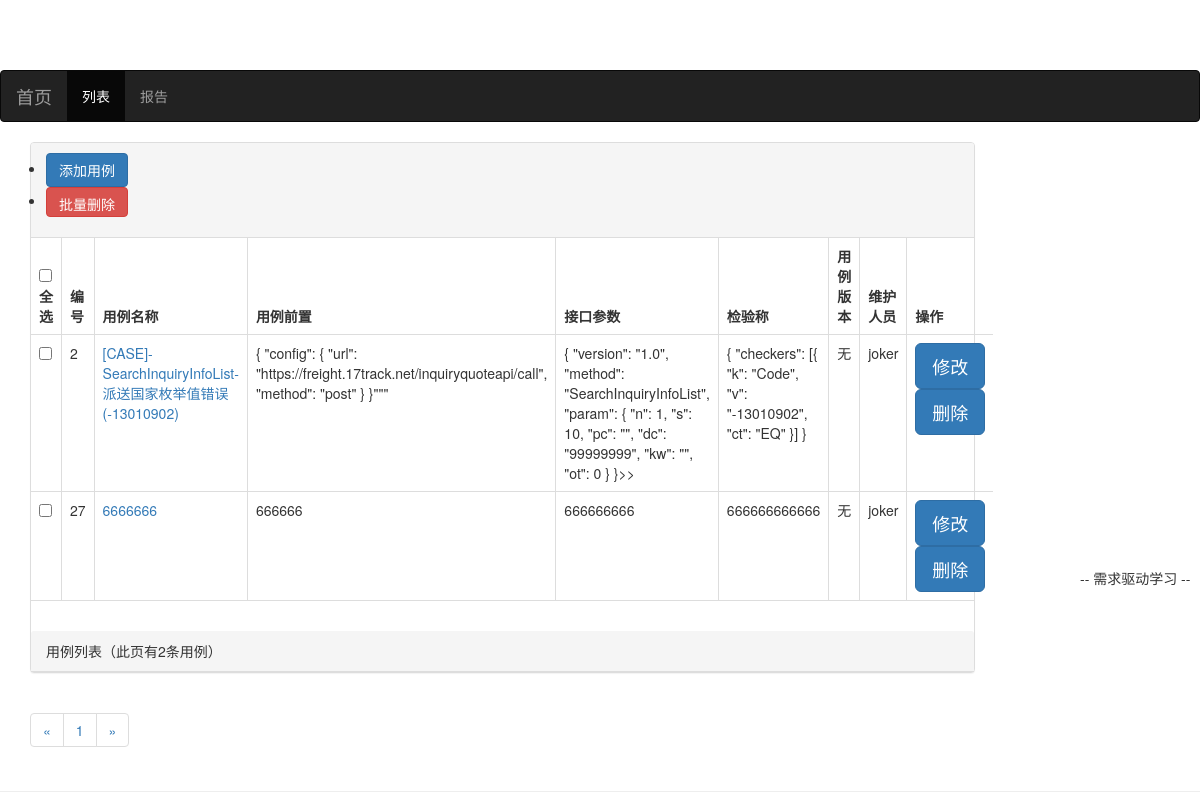
Before: /testcase/test_case_list/ with the older database file.
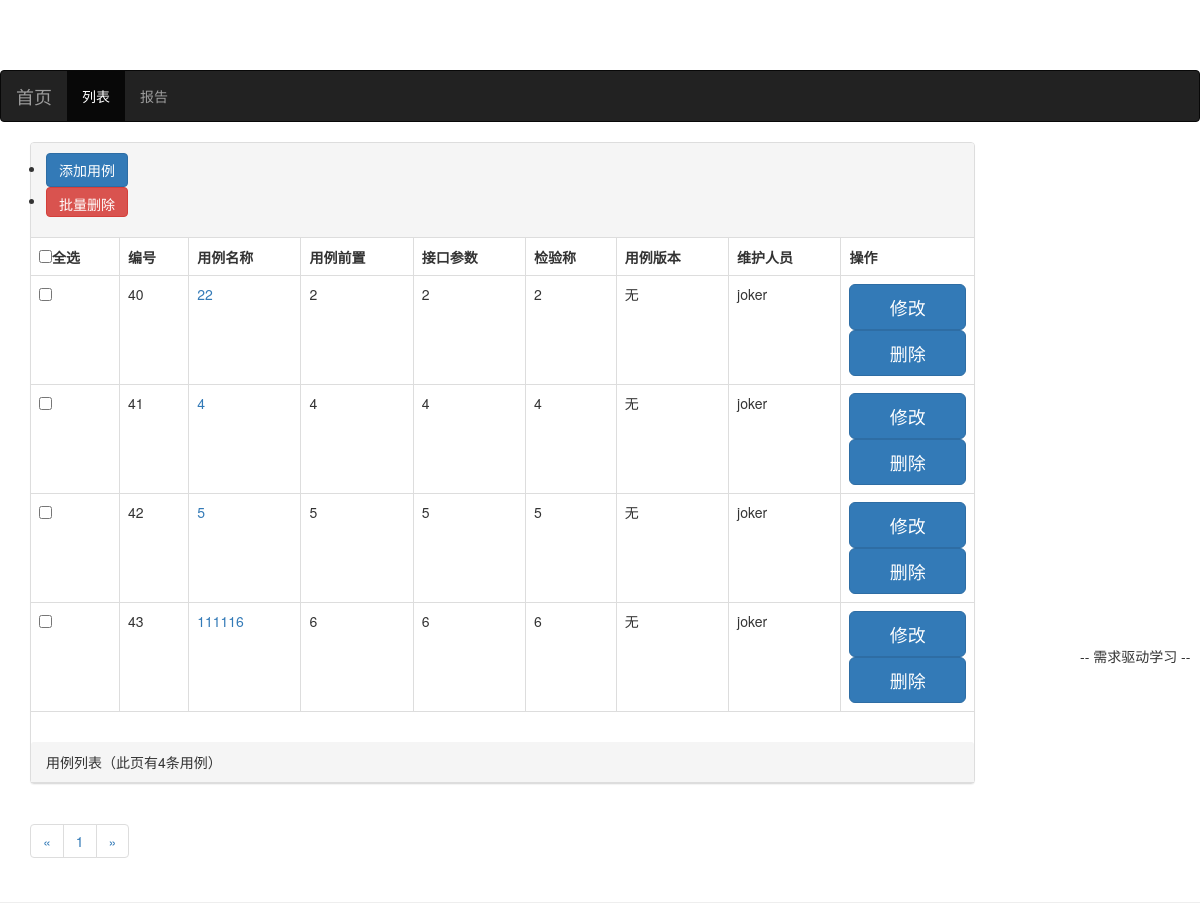
After: the same page with the newer database file.
### tpTest/models.py (models this page shows, shortened)
class TestCases(models.Model):
    TC_name = models.CharField(max_length=500, verbose_name='用例概述')
    TC_set_up = models.TextField(verbose_name='用例前置')
    TC_params = models.TextField(verbose_name='接口参数')
    TC_checks = models.TextField(verbose_name='检验')
    TC_next_step = models.CharField(
        max_length=200, null=True, blank=True, default='无', verbose_name='下一步参数')
    TC_project = models.CharField(
        max_length=50, null=True, blank=True, default='Seller', verbose_name='项目')
    TC_version = models.CharField(
        max_length=100, null=True, blank=True, verbose_name='用例版本')
    owner = models.ForeignKey(
        User, on_delete=models.DO_NOTHING, verbose_name='维护人员')
    created_time = models.DateTimeField(
        auto_now_add=True, verbose_name='创建时间')
    last_updated_time = models.DateTimeField(
        auto_now=True, verbose_name='最后修改时间')
    TC_remark = models.TextField(verbose_name='备注', default='无')
    class Meta:
        verbose_name = '用例概述'
        verbose_name_plural = verbose_name

### tpTest/views.py (the view)
# urls.py: path('test_case_list/', views.test_case_list, name='test_case_list'),
def test_case_list(request):
    test_case_all_list = TestCases.objects.all()
    paginator = Paginator(test_case_all_list, 5)
    page_num = request.GET.get('page', 1)
    page_of_test_cases = paginator.get_page(page_num)
    context = {}
    context['page_of_test_cases'] = page_of_test_cases
    return render(request, 'tpTest/test_case_list.html', context)

### templates/tpTest/test_case_list.html (shortened to what this page needs)
{% extends 'base.html' %}
{% load staticfiles %}
{% block header_extends %}
<link rel="stylesheet" href="{% static 'tpTest/test_case.css' %}">
{% endblock %}
{% block content %}
<div class="container">
    <div class="row">
        <div class="col-xs-12 col-sm-8 col-md-9 col-lg-10">
            <div class="panel panel-default">
                <div class="panel-heading">
                    <ul>
                        <li><a href="{% url 'add_form' %}"><button type="button"
                                    class="btn btn-primary">添加用例</button></a></li>
                        <li><a onclick="getValues()" class="btn btn-danger input-sm">批量删除</a></li>
                    </ul>
                </div>
                <table class="table table-bordered">
                    <thead>
                        <tr>
                            <th><input type="checkbox" id="select_all" onclick="selectAll()">全选</th>
                            <th>编号</th>
                            <th>用例名称</th>
                            <th>用例前置</th>
                            <th>接口参数</th>
                            <th>检验称</th>
                            <th>用例版本</th>
                            <th>维护人员</th>
                            <th>操作</th>
                        </tr>
                    </thead>
                    <tbody>
                        {% for test_case in page_of_test_cases %}
                        <tr>
                            <td><input type="checkbox" value="{{test_case.pk}}" name="check_box" onclick="selectOne()">
                            </td>
                            <td>
                                {{test_case.pk}}
                            </td>
                            <td>
                                <a href="{% url 'test_case_detail' test_case.pk %}">{{ test_case.TC_name }}</a> </td>
                            <td>
                                {{test_case.TC_set_up}}
                            </td>
                            <td>
                                {{test_case.TC_params}}
                            </td>
                            <td>
                                {{test_case.TC_checks}}
                            </td>
                            <td>
                                {{test_case.TC_version}}
                            </td>
                            <td>
                                {{test_case.owner}}
                            </td>
                            <td>
                                <form role="form" action="update_form/" method="POST">
                                    <button class="btn btn-lg btn-primary btn-block" type="submit">修改</button>
                                </form>
                                <form role="form" action="delete_action/" method="POST">
                                    <button class="btn btn-lg btn-primary btn-block" type="submit">删除</button>
                                </form>
                            </td>
                        </tr>
                        {% empty %}
                        <div class="test-case">
                            <h3>-- 暂无用例，请添加 --</h3>
                        </div>
                        {% endfor %}
                    </tbody>
                </table>
                <div class="panel-body">
                </div>
                <div class="panel-heading">用例列表（此页有{{ page_of_test_cases|length }}条用例）</div>
            </div>
            <div>
                <ul class="pagination">
                    <li>
                        {% if page_of_test_cases.has_previous %}
                        <a href="?page={{ page_of_test_cases.pageprevious_page_number }}" aria-label="Previous">
                            <span aria-hidden="true">&laquo;</span>
                        </a>
                        {% else %}
                        <span aria-hidden="true">&laquo;</span>
                        {% endif %}
                    </li>
                    {% for page_num in page_of_test_cases.paginator.page_range %}
                    <li><a href="?page={{ page_num }}">{{ page_num }}</a></li>
                    {% endfor %}
                    <li>
                        {% if page_of_test_cases.has_next %}
                        <a href="?page={{ page_of_test_cases.next_page_number }}" aria-label="Next">
                            <span aria-hidden="true">&raquo;</span>
                        </a>
                        {% else %}
                        <span aria-hidden="true">&raquo;</span>
                        {% endif %}
                    </li>
                </ul>
            </div>
        </div>
    </div>
</div>
{% endblock %}

### templates/base.html (shortened to what this page needs)
{% load staticfiles %}
<!DOCTYPE html>
<html lang="zh-CN">
<head>
    <link rel="stylesheet" href="{% static 'tpTest/base.css' %}">
    <link rel="stylesheet" href="{% static 'bootstrap-3.3.7/css/bootstrap.min.css' %}">
    {% block header_extends %}{% endblock %}
</head>
<body>
        <nav class="navbar navbar-inverse" role="navigation">
            <div class="container-fluid">
                <div class="navbar-header">
                    <a class="navbar-brand" href="{% url 'home' %}">首页</a>
                </div>
                <div>
                    <ul class="nav navbar-nav">
                        <li class="active"><a href="{% url 'test_case_list' %}">列表</a></li>
                        <li><a href="{% url 'test_case_list' %}">报告</a></li>
                </div>
            </div>
        </nav>
        {% block content %}{% endblock %}
        <hr>
        <p class="base-content">
            -- 需求驱动学习 --</p>
</body>
</html>

### static/tpTest/base.css (style rules this page uses)
* { margin: 0; padding: 0; }
body { margin-top: 70px!important; }
p.base-content { font-size: 100%; position: absolute; left: 90%; top: 70%; }

Changed rows visible on the page:
removed TestCases: pk "2", TC_name "[CASE]-SearchInquiryInfoList-派送国家枚举值错误(-13010902)", TC_set_up "{ \"config\": { \"url\": \"https://freight.17track.net/inquiryquoteapi/call\", \"method\": \"post\" } }\"\"\"", TC_params "{ \"version\": \"1.0\", \"method\": \"SearchInquiryInfoList\", \"param\": { \"n\": 1, \"s\": 10, \"pc\": \"\", \"dc\": \"99999999\", \"kw\": \"\", \"ot\": 0 } }>>", TC_checks "{ \"checkers\": [{ \"k\": \"Code\", \"v\": \"-13010902\", \"ct\": \"EQ\" }] }", TC_version "无", owner "joker"
removed TestCases: pk "27", TC_name "6666666", TC_set_up "666666", TC_params "666666666", TC_checks "666666666666", TC_version "无", owner "joker"
added TestCases: pk "40", TC_name "22", TC_set_up "2", TC_params "2", TC_checks "2", TC_version "无", owner "joker"
added TestCases: pk "41", TC_name "4", TC_set_up "4", TC_params "4", TC_checks "4", TC_version "无", owner "joker"
added TestCases: pk "42", TC_name "5", TC_set_up "5", TC_params "5", TC_checks "5", TC_version "无", owner "joker"
added TestCases: pk "43", TC_name "111116", TC_set_up "6", TC_params "6", TC_checks "6", TC_version "无", owner "joker"
Other visible differences:
{{ page_of_test_cases|length }}: "2" → "4"
